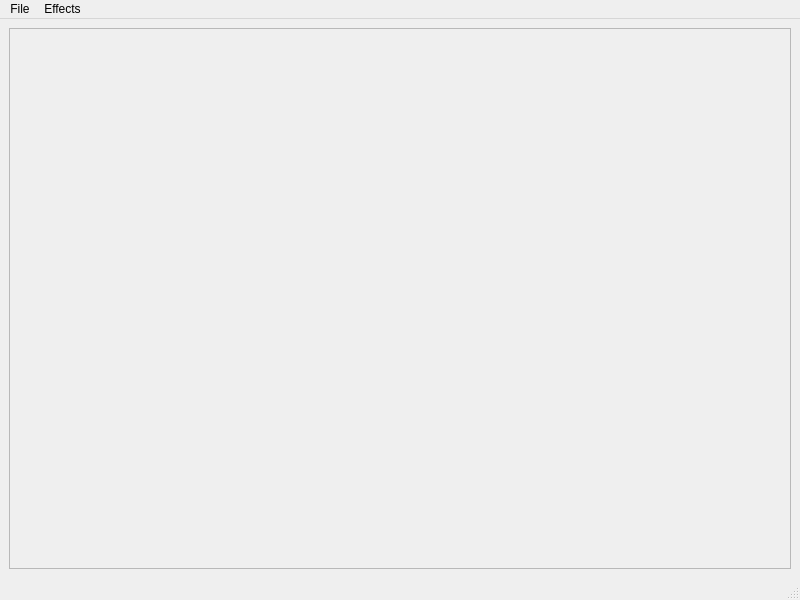
<?xml version="1.0" encoding="UTF-8"?>
<ui version="4.0">
 <class>ImageViewer</class>
 <widget class="QMainWindow" name="ImageViewer">
  <property name="geometry">
   <rect>
    <x>0</x>
    <y>0</y>
    <width>800</width>
    <height>600</height>
   </rect>
  </property>
  <property name="windowTitle">
   <string>Image Viewer</string>
  </property>
  <widget class="QWidget" name="centralwidget">
   <layout class="QHBoxLayout" name="horizontalLayout">
    <item>
     <widget class="QScrollArea" name="scrollArea">
      <property name="widgetResizable">
       <bool>true</bool>
      </property>
      <widget class="QWidget" name="scrollAreaWidgetContents">
       <property name="geometry">
        <rect>
         <x>0</x>
         <y>0</y>
         <width>780</width>
         <height>527</height>
        </rect>
       </property>
       <layout class="QHBoxLayout" name="horizontalLayout_2">
        <item>
         <widget class="QLabel" name="imageViewArea">
          <property name="sizePolicy">
           <sizepolicy hsizetype="Preferred" vsizetype="Preferred">
            <horstretch>0</horstretch>
            <verstretch>0</verstretch>
           </sizepolicy>
          </property>
          <property name="text">
           <string/>
          </property>
          <property name="alignment">
           <set>Qt::AlignCenter</set>
          </property>
         </widget>
        </item>
       </layout>
      </widget>
     </widget>
    </item>
   </layout>
  </widget>
  <widget class="QMenuBar" name="menubar">
   <property name="geometry">
    <rect>
     <x>0</x>
     <y>0</y>
     <width>800</width>
     <height>27</height>
    </rect>
   </property>
   <widget class="QMenu" name="menuFile">
    <property name="title">
     <string>File</string>
    </property>
    <addaction name="actionSave_As"/>
    <addaction name="actionExit"/>
   </widget>
   <widget class="QMenu" name="menuEffects">
    <property name="title">
     <string>Effects</string>
    </property>
    <addaction name="actionInvert"/>
   </widget>
   <addaction name="menuFile"/>
   <addaction name="menuEffects"/>
  </widget>
  <widget class="QStatusBar" name="statusbar"/>
  <action name="actionSave_As">
   <property name="icon">
    <iconset resource="rsc.qrc">
     <normaloff>:/images/save.png</normaloff>:/images/save.png</iconset>
   </property>
   <property name="text">
    <string>Save As...</string>
   </property>
   <property name="iconVisibleInMenu">
    <bool>true</bool>
   </property>
  </action>
  <action name="actionExit">
   <property name="icon">
    <iconset resource="rsc.qrc">
     <normaloff>:/images/exit.png</normaloff>:/images/exit.png</iconset>
   </property>
   <property name="text">
    <string>Close</string>
   </property>
   <property name="iconVisibleInMenu">
    <bool>true</bool>
   </property>
  </action>
  <action name="actionInvert">
   <property name="text">
    <string>Invert</string>
   </property>
  </action>
 </widget>
 <resources>
  <include location="rsc.qrc"/>
 </resources>
 <connections>
  <connection>
   <sender>actionExit</sender>
   <signal>triggered()</signal>
   <receiver>ImageViewer</receiver>
   <slot>close()</slot>
   <hints>
    <hint type="sourcelabel">
     <x>-1</x>
     <y>-1</y>
    </hint>
    <hint type="destinationlabel">
     <x>399</x>
     <y>299</y>
    </hint>
   </hints>
  </connection>
 </connections>
</ui>
